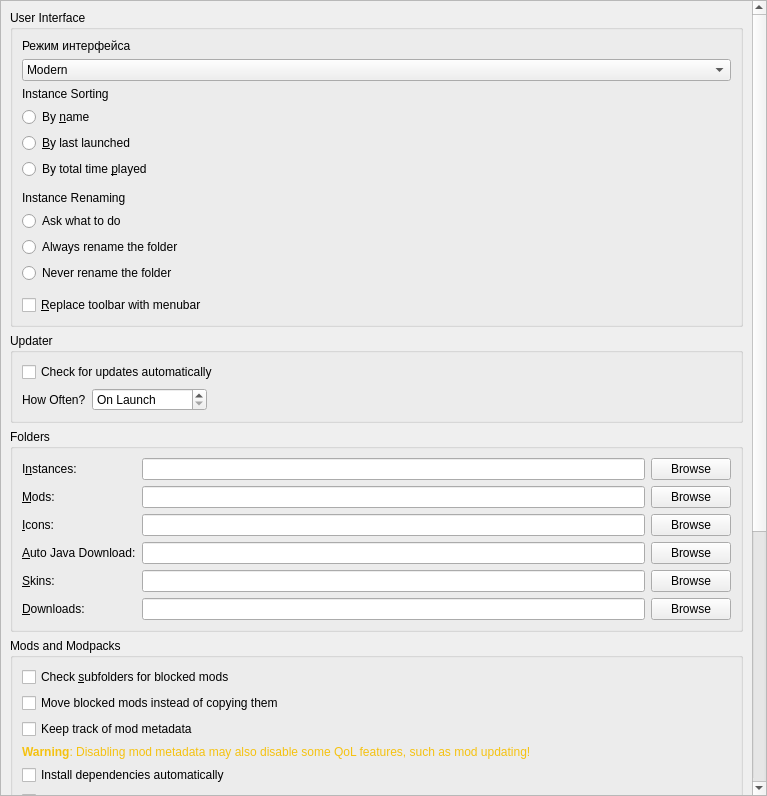
<?xml version="1.0" encoding="UTF-8"?>
<ui version="4.0">
 <class>LauncherPage</class>
 <widget class="QWidget" name="LauncherPage">
  <property name="geometry">
   <rect>
    <x>0</x>
    <y>0</y>
    <width>767</width>
    <height>796</height>
   </rect>
  </property>
  <property name="sizePolicy">
   <sizepolicy hsizetype="MinimumExpanding" vsizetype="MinimumExpanding">
    <horstretch>0</horstretch>
    <verstretch>0</verstretch>
   </sizepolicy>
  </property>
  <layout class="QVBoxLayout" name="verticalLayout">
   <property name="leftMargin">
    <number>0</number>
   </property>
   <property name="topMargin">
    <number>0</number>
   </property>
   <property name="rightMargin">
    <number>0</number>
   </property>
   <property name="bottomMargin">
    <number>0</number>
   </property>
   <item>
    <widget class="QScrollArea" name="scrollArea">
     <property name="horizontalScrollBarPolicy">
      <enum>Qt::ScrollBarPolicy::ScrollBarAsNeeded</enum>
     </property>
     <property name="widgetResizable">
      <bool>true</bool>
     </property>
     <widget class="QWidget" name="scrollAreaWidgetContents">
      <property name="geometry">
       <rect>
        <x>0</x>
        <y>-149</y>
        <width>746</width>
        <height>1222</height>
       </rect>
      </property>
      <layout class="QVBoxLayout" name="verticalLayout_8">
       <item>
        <widget class="QGroupBox" name="userInterfaceBox">
         <property name="enabled">
          <bool>true</bool>
         </property>
         <property name="title">
          <string>User Interface</string>
         </property>
         <layout class="QVBoxLayout" name="verticalLayout_2">
          <item>
           <widget class="QLabel" name="interfaceModeLabel">
            <property name="text"><string>Режим интерфейса</string></property>
            <property name="buddy"><cstring>interfaceModeCombo</cstring></property>
           </widget>
          </item>
          <item>
           <widget class="QComboBox" name="interfaceModeCombo">
            <property name="toolTip"><string>Modern — библиотека сборок. Legacy — компактный экран запуска. Изменение применяется после сохранения настроек.</string></property>
            <item><property name="text"><string notr="true">Modern</string></property></item>
            <item><property name="text"><string notr="true">Legacy</string></property></item>
           </widget>
          </item>
          <item>
           <widget class="QLabel" name="instanceSortingLabel">
            <property name="text">
             <string>Instance Sorting</string>
            </property>
           </widget>
          </item>
          <item>
           <widget class="QRadioButton" name="sortByNameBtn">
            <property name="text">
             <string>By &amp;name</string>
            </property>
            <attribute name="buttonGroup">
             <string notr="true">sortingModeGroup</string>
            </attribute>
           </widget>
          </item>
          <item>
           <widget class="QRadioButton" name="sortLastLaunchedBtn">
            <property name="text">
             <string>&amp;By last launched</string>
            </property>
            <attribute name="buttonGroup">
             <string notr="true">sortingModeGroup</string>
            </attribute>
           </widget>
          </item>
          <item>
           <widget class="QRadioButton" name="sortByPlaytimeBtn">
            <property name="text">
             <string>By total time &amp;played</string>
            </property>
            <attribute name="buttonGroup">
             <string notr="true">sortingModeGroup</string>
            </attribute>
           </widget>
          </item>
          <item>
           <spacer name="verticalSpacer">
            <property name="orientation">
             <enum>Qt::Orientation::Vertical</enum>
            </property>
            <property name="sizeType">
             <enum>QSizePolicy::Policy::Fixed</enum>
            </property>
            <property name="sizeHint" stdset="0">
             <size>
              <width>0</width>
              <height>6</height>
             </size>
            </property>
           </spacer>
          </item>
          <item>
           <widget class="QLabel" name="renamingBehaviorLabel">
            <property name="text">
             <string>Instance Renaming</string>
            </property>
           </widget>
          </item>
          <item>
           <widget class="QRadioButton" name="askToRenameDirBtn">
            <property name="text">
             <string>Ask what to do</string>
            </property>
            <attribute name="buttonGroup">
             <string notr="true">renamingBehaviorGroup</string>
            </attribute>
           </widget>
          </item>
          <item>
           <widget class="QRadioButton" name="alwaysRenameDirBtn">
            <property name="text">
             <string>Always rename the folder</string>
            </property>
            <attribute name="buttonGroup">
             <string notr="true">renamingBehaviorGroup</string>
            </attribute>
           </widget>
          </item>
          <item>
           <widget class="QRadioButton" name="neverRenameDirBtn">
            <property name="text">
             <string>Never rename the folder</string>
            </property>
            <attribute name="buttonGroup">
             <string notr="true">renamingBehaviorGroup</string>
            </attribute>
           </widget>
          </item>
          <item>
           <spacer name="verticalSpacer_2">
            <property name="orientation">
             <enum>Qt::Orientation::Vertical</enum>
            </property>
            <property name="sizeType">
             <enum>QSizePolicy::Policy::Fixed</enum>
            </property>
            <property name="sizeHint" stdset="0">
             <size>
              <width>0</width>
              <height>6</height>
             </size>
            </property>
           </spacer>
          </item>
          <item>
           <widget class="QCheckBox" name="preferMenuBarCheckBox">
            <property name="toolTip">
             <string>The menubar is more friendly for keyboard-driven interaction.</string>
            </property>
            <property name="text">
             <string>&amp;Replace toolbar with menubar</string>
            </property>
           </widget>
          </item>
         </layout>
        </widget>
       </item>
       <item>
        <widget class="QGroupBox" name="updateSettingsBox">
         <property name="title">
          <string>Updater</string>
         </property>
         <layout class="QGridLayout" name="gridLayout_2">
          <item row="1" column="0">
           <layout class="QHBoxLayout" name="horizontalLayout_2">
            <item>
             <widget class="QLabel" name="updateIntervalLabel">
              <property name="text">
               <string>How Often?</string>
              </property>
             </widget>
            </item>
            <item>
             <widget class="QSpinBox" name="updateIntervalSpinBox">
              <property name="sizePolicy">
               <sizepolicy hsizetype="Maximum" vsizetype="Fixed">
                <horstretch>0</horstretch>
                <verstretch>0</verstretch>
               </sizepolicy>
              </property>
              <property name="toolTip">
               <string>Set to 0 to only check on launch</string>
              </property>
              <property name="specialValueText">
               <string>On Launch</string>
              </property>
              <property name="suffix">
               <string> hours</string>
              </property>
              <property name="prefix">
               <string>Every </string>
              </property>
              <property name="minimum">
               <number>0</number>
              </property>
              <property name="maximum">
               <number>168</number>
              </property>
             </widget>
            </item>
            <item>
             <spacer name="horizontalSpacer">
              <property name="orientation">
               <enum>Qt::Orientation::Horizontal</enum>
              </property>
              <property name="sizeHint" stdset="0">
               <size>
                <width>0</width>
                <height>0</height>
               </size>
              </property>
             </spacer>
            </item>
           </layout>
          </item>
          <item row="0" column="0" colspan="2">
           <widget class="QCheckBox" name="autoUpdateCheckBox">
            <property name="text">
             <string>Check for updates automatically</string>
            </property>
           </widget>
          </item>
         </layout>
        </widget>
       </item>
       <item>
        <widget class="QGroupBox" name="foldersBox">
         <property name="title">
          <string>Folders</string>
         </property>
         <layout class="QGridLayout" name="gridLayout">
          <item row="4" column="1">
           <widget class="QLineEdit" name="skinsDirTextBox"/>
          </item>
          <item row="4" column="2">
           <widget class="QPushButton" name="skinsDirBrowseBtn">
            <property name="text">
             <string>Browse</string>
            </property>
           </widget>
          </item>
          <item row="3" column="0">
           <widget class="QLabel" name="labelJavaDir">
            <property name="toolTip">
             <string>Folder where Prism Launcher stores automatically downloaded Java versions. Do NOT set this to your system Java installation.</string>
            </property>
            <property name="text">
             <string>&amp;Auto Java Download:</string>
            </property>
            <property name="buddy">
             <cstring>javaDirTextBox</cstring>
            </property>
           </widget>
          </item>
          <item row="2" column="2">
           <widget class="QPushButton" name="iconsDirBrowseBtn">
            <property name="text">
             <string>Browse</string>
            </property>
           </widget>
          </item>
          <item row="4" column="0">
           <widget class="QLabel" name="labelSkinsDir">
            <property name="text">
             <string>&amp;Skins:</string>
            </property>
            <property name="buddy">
             <cstring>skinsDirTextBox</cstring>
            </property>
           </widget>
          </item>
          <item row="1" column="0">
           <widget class="QLabel" name="labelModsDir">
            <property name="text">
             <string>&amp;Mods:</string>
            </property>
            <property name="buddy">
             <cstring>modsDirTextBox</cstring>
            </property>
           </widget>
          </item>
          <item row="3" column="2">
           <widget class="QPushButton" name="javaDirBrowseBtn">
            <property name="text">
             <string>Browse</string>
            </property>
           </widget>
          </item>
          <item row="5" column="0">
           <widget class="QLabel" name="labelDownloadsDir">
            <property name="text">
             <string>&amp;Downloads:</string>
            </property>
            <property name="buddy">
             <cstring>downloadsDirTextBox</cstring>
            </property>
           </widget>
          </item>
          <item row="5" column="1">
           <widget class="QLineEdit" name="downloadsDirTextBox"/>
          </item>
          <item row="1" column="1">
           <widget class="QLineEdit" name="modsDirTextBox"/>
          </item>
          <item row="0" column="0">
           <widget class="QLabel" name="labelInstDir">
            <property name="text">
             <string>I&amp;nstances:</string>
            </property>
            <property name="buddy">
             <cstring>instDirTextBox</cstring>
            </property>
           </widget>
          </item>
          <item row="0" column="2">
           <widget class="QPushButton" name="instDirBrowseBtn">
            <property name="text">
             <string>Browse</string>
            </property>
           </widget>
          </item>
          <item row="5" column="2">
           <widget class="QPushButton" name="downloadsDirBrowseBtn">
            <property name="text">
             <string>Browse</string>
            </property>
           </widget>
          </item>
          <item row="0" column="1">
           <widget class="QLineEdit" name="instDirTextBox"/>
          </item>
          <item row="1" column="2">
           <widget class="QPushButton" name="modsDirBrowseBtn">
            <property name="text">
             <string>Browse</string>
            </property>
           </widget>
          </item>
          <item row="3" column="1">
           <widget class="QLineEdit" name="javaDirTextBox"/>
          </item>
          <item row="2" column="1">
           <widget class="QLineEdit" name="iconsDirTextBox"/>
          </item>
          <item row="2" column="0">
           <widget class="QLabel" name="labelIconsDir">
            <property name="text">
             <string>&amp;Icons:</string>
            </property>
            <property name="buddy">
             <cstring>iconsDirTextBox</cstring>
            </property>
           </widget>
          </item>
         </layout>
        </widget>
       </item>
       <item>
        <widget class="QGroupBox" name="modsBox">
         <property name="title">
          <string>Mods and Modpacks</string>
         </property>
         <layout class="QVBoxLayout" name="verticalLayout_4">
          <item>
           <widget class="QCheckBox" name="downloadsDirWatchRecursiveCheckBox">
            <property name="toolTip">
             <string>When enabled, in addition to the downloads folder, its sub folders will also be searched when looking for resources (e.g. when looking for blocked mods on CurseForge).</string>
            </property>
            <property name="text">
             <string>Check &amp;subfolders for blocked mods</string>
            </property>
           </widget>
          </item>
          <item>
           <widget class="QCheckBox" name="downloadsDirMoveCheckBox">
            <property name="toolTip">
             <string>When enabled, it will move blocked resources instead of copying them.</string>
            </property>
            <property name="text">
             <string>Move blocked mods instead of copying them</string>
            </property>
           </widget>
          </item>
          <item>
           <widget class="QCheckBox" name="metadataEnableBtn">
            <property name="toolTip">
             <string>Store version information provided by mod providers (like Modrinth or CurseForge) for mods.</string>
            </property>
            <property name="text">
             <string>Keep track of mod metadata</string>
            </property>
           </widget>
          </item>
          <item>
           <widget class="QLabel" name="metadataWarningLabel">
            <property name="text">
             <string>&lt;html&gt;&lt;head/&gt;&lt;body&gt;&lt;p&gt;&lt;span style=&quot; font-weight:600; color:#f5c211;&quot;&gt;Warning&lt;/span&gt;&lt;span style=&quot; color:#f5c211;&quot;&gt;: Disabling mod metadata may also disable some QoL features, such as mod updating!&lt;/span&gt;&lt;/p&gt;&lt;/body&gt;&lt;/html&gt;</string>
            </property>
            <property name="wordWrap">
             <bool>true</bool>
            </property>
           </widget>
          </item>
          <item>
           <widget class="QCheckBox" name="dependenciesEnableBtn">
            <property name="toolTip">
             <string>Automatically detect, install, and update mod dependencies.</string>
            </property>
            <property name="text">
             <string>Install dependencies automatically</string>
            </property>
           </widget>
          </item>
          <item>
           <widget class="QCheckBox" name="showModIncompatCheckBox">
            <property name="toolTip">
             <string>Currently this just shows mods which are not marked as compatible with the current Minecraft version.</string>
            </property>
            <property name="text">
             <string>Detect and show mod incompatibilities (experimental)</string>
            </property>
           </widget>
          </item>
          <item>
           <widget class="QCheckBox" name="modpackUpdatePromptBtn">
            <property name="toolTip">
             <string>When creating a new modpack instance, suggest updating an existing instance instead.</string>
            </property>
            <property name="text">
             <string>Suggest to update an existing instance during modpack installation</string>
            </property>
           </widget>
          </item>
         </layout>
        </widget>
       </item>
       <item>
        <widget class="QGroupBox" name="instanceBox">
         <property name="title">
          <string>Instance Creation</string>
         </property>
         <layout class="QVBoxLayout" name="verticalLayout_3">
          <item>
           <widget class="QCheckBox" name="downloadGameFilesBtn">
            <property name="toolTip">
             <string>Downloads required game files while creating the instance. Disable this to skip the initial download and fetch files when the instance is launched instead.</string>
            </property>
            <property name="text">
             <string>Download game files during instance creation</string>
            </property>
           </widget>
          </item>
         </layout>
        </widget>
       </item>
       <item>
        <widget class="QGroupBox" name="groupBox_2">
         <property name="title">
          <string>Console</string>
         </property>
         <layout class="QFormLayout" name="formLayout">
          <property name="labelAlignment">
           <set>Qt::AlignmentFlag::AlignLeading|Qt::AlignmentFlag::AlignLeft|Qt::AlignmentFlag::AlignVCenter</set>
          </property>
          <item row="0" column="0">
           <widget class="QLabel" name="lineLimitLabel">
            <property name="sizePolicy">
             <sizepolicy hsizetype="Maximum" vsizetype="Preferred">
              <horstretch>0</horstretch>
              <verstretch>0</verstretch>
             </sizepolicy>
            </property>
            <property name="text">
             <string>Log History &amp;Limit:</string>
            </property>
            <property name="buddy">
             <cstring>lineLimitSpinBox</cstring>
            </property>
           </widget>
          </item>
          <item row="0" column="1">
           <widget class="QSpinBox" name="lineLimitSpinBox">
            <property name="sizePolicy">
             <sizepolicy hsizetype="Maximum" vsizetype="Fixed">
              <horstretch>0</horstretch>
              <verstretch>0</verstretch>
             </sizepolicy>
            </property>
            <property name="suffix">
             <string> lines</string>
            </property>
            <property name="minimum">
             <number>10000</number>
            </property>
            <property name="maximum">
             <number>1000000</number>
            </property>
            <property name="singleStep">
             <number>10000</number>
            </property>
            <property name="value">
             <number>100000</number>
            </property>
           </widget>
          </item>
          <item row="1" column="0" colspan="2">
           <widget class="QCheckBox" name="checkStopLogging">
            <property name="text">
             <string>&amp;Stop logging when log overflows</string>
            </property>
           </widget>
          </item>
         </layout>
        </widget>
       </item>
       <item>
        <widget class="QGroupBox" name="tasksBox">
         <property name="title">
          <string>Tasks</string>
         </property>
         <layout class="QGridLayout" name="gridLayout_3">
          <item row="2" column="1">
           <widget class="QSpinBox" name="numberOfManualRetriesSpinBox">
            <property name="sizePolicy">
             <sizepolicy hsizetype="Maximum" vsizetype="Fixed">
              <horstretch>0</horstretch>
              <verstretch>0</verstretch>
             </sizepolicy>
            </property>
            <property name="minimumSize">
             <size>
              <width>60</width>
              <height>0</height>
             </size>
            </property>
            <property name="minimum">
             <number>0</number>
            </property>
           </widget>
          </item>
          <item row="1" column="1">
           <widget class="QSpinBox" name="numberOfConcurrentDownloadsSpinBox">
            <property name="sizePolicy">
             <sizepolicy hsizetype="Maximum" vsizetype="Fixed">
              <horstretch>0</horstretch>
              <verstretch>0</verstretch>
             </sizepolicy>
            </property>
            <property name="minimumSize">
             <size>
              <width>60</width>
              <height>0</height>
             </size>
            </property>
            <property name="minimum">
             <number>1</number>
            </property>
           </widget>
          </item>
          <item row="3" column="1">
           <widget class="QSpinBox" name="timeoutSecondsSpinBox">
            <property name="sizePolicy">
             <sizepolicy hsizetype="Maximum" vsizetype="Fixed">
              <horstretch>0</horstretch>
              <verstretch>0</verstretch>
             </sizepolicy>
            </property>
            <property name="minimumSize">
             <size>
              <width>60</width>
              <height>0</height>
             </size>
            </property>
            <property name="suffix">
             <string>s</string>
            </property>
           </widget>
          </item>
          <item row="2" column="0">
           <widget class="QLabel" name="numberOfManualRetriesLabel">
            <property name="text">
             <string>Retry Limit:</string>
            </property>
           </widget>
          </item>
          <item row="1" column="0">
           <widget class="QLabel" name="numberOfConcurrentDownloadsLabel">
            <property name="text">
             <string>Concurrent Download Limit:</string>
            </property>
           </widget>
          </item>
          <item row="3" column="0">
           <widget class="QLabel" name="timeoutSecondsLabel">
            <property name="toolTip">
             <string>Seconds to wait until the requests are terminated</string>
            </property>
            <property name="text">
             <string>HTTP Timeout:</string>
            </property>
           </widget>
          </item>
          <item row="0" column="1">
           <widget class="QSpinBox" name="numberOfConcurrentTasksSpinBox">
            <property name="sizePolicy">
             <sizepolicy hsizetype="Maximum" vsizetype="Fixed">
              <horstretch>0</horstretch>
              <verstretch>0</verstretch>
             </sizepolicy>
            </property>
            <property name="minimumSize">
             <size>
              <width>60</width>
              <height>0</height>
             </size>
            </property>
            <property name="minimum">
             <number>1</number>
            </property>
           </widget>
          </item>
          <item row="0" column="0">
           <widget class="QLabel" name="numberOfConcurrentTasksLabel">
            <property name="text">
             <string>Concurrent Task Limit:</string>
            </property>
           </widget>
          </item>
          <item row="0" column="2">
           <spacer name="horizontalSpacer_2">
            <property name="orientation">
             <enum>Qt::Orientation::Horizontal</enum>
            </property>
            <property name="sizeHint" stdset="0">
             <size>
              <width>0</width>
              <height>0</height>
             </size>
            </property>
           </spacer>
          </item>
         </layout>
        </widget>
       </item>
       <item>
        <spacer name="verticalSpacer_FeaturesTab">
         <property name="orientation">
          <enum>Qt::Orientation::Vertical</enum>
         </property>
         <property name="sizeHint" stdset="0">
          <size>
           <width>0</width>
           <height>0</height>
          </size>
         </property>
        </spacer>
       </item>
      </layout>
     </widget>
    </widget>
   </item>
  </layout>
 </widget>
 <tabstops>
  <tabstop>scrollArea</tabstop>
  <tabstop>sortByNameBtn</tabstop>
  <tabstop>sortLastLaunchedBtn</tabstop>
  <tabstop>sortByPlaytimeBtn</tabstop>
  <tabstop>askToRenameDirBtn</tabstop>
  <tabstop>alwaysRenameDirBtn</tabstop>
  <tabstop>neverRenameDirBtn</tabstop>
  <tabstop>preferMenuBarCheckBox</tabstop>
  <tabstop>autoUpdateCheckBox</tabstop>
  <tabstop>updateIntervalSpinBox</tabstop>
  <tabstop>instDirTextBox</tabstop>
  <tabstop>instDirBrowseBtn</tabstop>
  <tabstop>modsDirTextBox</tabstop>
  <tabstop>modsDirBrowseBtn</tabstop>
  <tabstop>iconsDirTextBox</tabstop>
  <tabstop>iconsDirBrowseBtn</tabstop>
  <tabstop>javaDirTextBox</tabstop>
  <tabstop>javaDirBrowseBtn</tabstop>
  <tabstop>skinsDirTextBox</tabstop>
  <tabstop>skinsDirBrowseBtn</tabstop>
  <tabstop>downloadsDirTextBox</tabstop>
  <tabstop>downloadsDirBrowseBtn</tabstop>
  <tabstop>downloadsDirWatchRecursiveCheckBox</tabstop>
  <tabstop>downloadsDirMoveCheckBox</tabstop>
  <tabstop>metadataEnableBtn</tabstop>
  <tabstop>dependenciesEnableBtn</tabstop>
  <tabstop>showModIncompatCheckBox</tabstop>
  <tabstop>modpackUpdatePromptBtn</tabstop>
  <tabstop>downloadGameFilesBtn</tabstop>
  <tabstop>lineLimitSpinBox</tabstop>
  <tabstop>checkStopLogging</tabstop>
  <tabstop>numberOfConcurrentTasksSpinBox</tabstop>
  <tabstop>numberOfConcurrentDownloadsSpinBox</tabstop>
  <tabstop>numberOfManualRetriesSpinBox</tabstop>
  <tabstop>timeoutSecondsSpinBox</tabstop>
 </tabstops>
 <resources/>
 <connections/>
 <buttongroups>
  <buttongroup name="renamingBehaviorGroup"/>
  <buttongroup name="sortingModeGroup"/>
 </buttongroups>
</ui>
